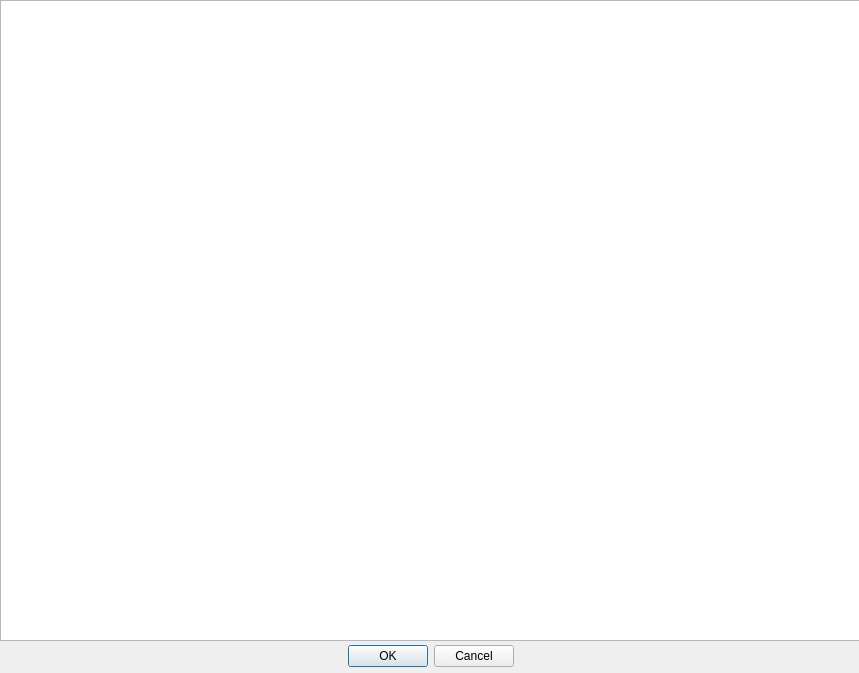
<?xml version="1.0" encoding="UTF-8"?>
<ui version="4.0">
 <class>Dialog</class>
 <widget class="QDialog" name="Dialog">
  <property name="geometry">
   <rect>
    <x>0</x>
    <y>0</y>
    <width>859</width>
    <height>673</height>
   </rect>
  </property>
  <property name="windowTitle">
   <string>Dialog</string>
  </property>
  <widget class="QDialogButtonBox" name="buttonBox">
   <property name="geometry">
    <rect>
     <x>0</x>
     <y>640</y>
     <width>861</width>
     <height>32</height>
    </rect>
   </property>
   <property name="orientation">
    <enum>Qt::Horizontal</enum>
   </property>
   <property name="standardButtons">
    <set>QDialogButtonBox::Cancel|QDialogButtonBox::Ok</set>
   </property>
   <property name="centerButtons">
    <bool>true</bool>
   </property>
  </widget>
  <widget class="QTableWidget" name="tableWidget">
   <property name="geometry">
    <rect>
     <x>0</x>
     <y>0</y>
     <width>871</width>
     <height>641</height>
    </rect>
   </property>
   <property name="sizePolicy">
    <sizepolicy hsizetype="Maximum" vsizetype="Maximum">
     <horstretch>0</horstretch>
     <verstretch>0</verstretch>
    </sizepolicy>
   </property>
  </widget>
 </widget>
 <resources/>
 <connections>
  <connection>
   <sender>buttonBox</sender>
   <signal>accepted()</signal>
   <receiver>Dialog</receiver>
   <slot>accept()</slot>
   <hints>
    <hint type="sourcelabel">
     <x>248</x>
     <y>254</y>
    </hint>
    <hint type="destinationlabel">
     <x>157</x>
     <y>274</y>
    </hint>
   </hints>
  </connection>
  <connection>
   <sender>buttonBox</sender>
   <signal>rejected()</signal>
   <receiver>Dialog</receiver>
   <slot>reject()</slot>
   <hints>
    <hint type="sourcelabel">
     <x>316</x>
     <y>260</y>
    </hint>
    <hint type="destinationlabel">
     <x>286</x>
     <y>274</y>
    </hint>
   </hints>
  </connection>
 </connections>
</ui>
